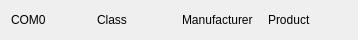
<?xml version="1.0" encoding="UTF-8"?>
<ui version="4.0">
 <class>SensorListItemClass</class>
 <widget class="QWidget" name="SensorListItemClass">
  <property name="geometry">
   <rect>
    <x>0</x>
    <y>0</y>
    <width>358</width>
    <height>40</height>
   </rect>
  </property>
  <property name="windowTitle">
   <string>SensorListItem</string>
  </property>
  <layout class="QGridLayout" name="gridLayout">
   <item row="0" column="0">
    <widget class="QLabel" name="portLabel">
     <property name="text">
      <string>COM0</string>
     </property>
    </widget>
   </item>
   <item row="0" column="2">
    <widget class="QLabel" name="manufacturerLabel">
     <property name="text">
      <string>Manufacturer</string>
     </property>
    </widget>
   </item>
   <item row="0" column="3">
    <widget class="QLabel" name="productLabel">
     <property name="text">
      <string>Product</string>
     </property>
    </widget>
   </item>
   <item row="0" column="1">
    <widget class="QLabel" name="classLabel">
     <property name="text">
      <string>Class</string>
     </property>
    </widget>
   </item>
  </layout>
 </widget>
 <layoutdefault spacing="6" margin="11"/>
 <resources/>
 <connections/>
</ui>
